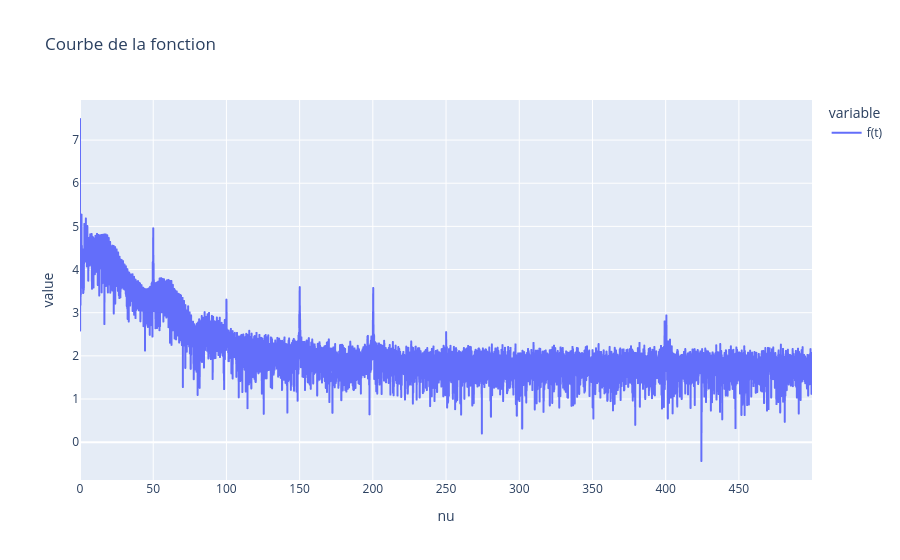

The code cell stored with this chart in its notebook:
### Code cell
nu1, sig1 = san.trans_fourier(s1,t1)

df = pd.DataFrame({"nu": nu1, "f(t)": np.log10(np.abs(sig1))})

# trace les deux courbes dans le même repère
fig = px.line(
    df, 
    x="nu", 
    y=["f(t)"], 
    title="Courbe de la fonction"
)

#fig.update_xaxes(range=[-5, 5])
# Affichage du graphique
fig.show()

### Figure 1 — Plotly figure (JSON) as saved in the notebook; plotly's stock layout.template omitted (floating-point values rounded to 4 significant figures; data arrays with more than 128 entries replaced by an {"elided": "..."} marker saying what was removed)
{"data": [{"hovertemplate": "variable=f(t)<br>nu=%{x}<br>value=%{y}<extra></extra>", "legendgroup": "f(t)", "line": {"color": "#636efa", "dash": "solid"}, "marker": {"symbol": "circle"}, "mode": "lines", "name": "f(t)", "showlegend": true, "type": "scattergl", "x": {"elided": "7500 float values"}, "xaxis": "x", "y": {"elided": "7500 float values"}, "yaxis": "y"}], "layout": {"legend": {"title": {"text": "variable"}, "tracegroupgap": 0}, "title": {"text": "Courbe de la fonction"}, "xaxis": {"anchor": "y", "domain": [0, 1], "title": {"text": "nu"}}, "yaxis": {"anchor": "x", "domain": [0, 1], "title": {"text": "value"}}}}
